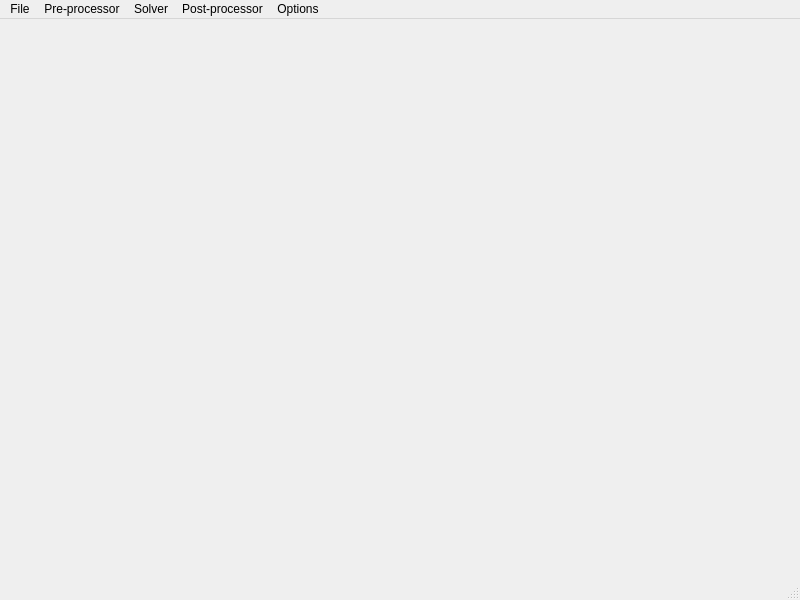
<?xml version="1.0" encoding="UTF-8"?>
<ui version="4.0">
 <class>MainWindow</class>
 <widget class="QMainWindow" name="MainWindow">
  <property name="geometry">
   <rect>
    <x>0</x>
    <y>0</y>
    <width>800</width>
    <height>600</height>
   </rect>
  </property>
  <property name="windowTitle">
   <string>Muri v0.0.1</string>
  </property>
  <widget class="QWidget" name="centralwidget"/>
  <widget class="QStatusBar" name="statusbar"/>
  <widget class="QMenuBar" name="menubar">
   <property name="geometry">
    <rect>
     <x>0</x>
     <y>0</y>
     <width>800</width>
     <height>17</height>
    </rect>
   </property>
   <widget class="QMenu" name="menuFile">
    <property name="title">
     <string>File</string>
    </property>
    <addaction name="actionExit"/>
   </widget>
   <widget class="QMenu" name="menuOptions">
    <property name="title">
     <string>Options</string>
    </property>
   </widget>
   <widget class="QMenu" name="menuPreprocessor">
    <property name="title">
     <string>Pre-processor</string>
    </property>
    <addaction name="actionShow"/>
   </widget>
   <widget class="QMenu" name="menuPost_processor">
    <property name="title">
     <string>Post-processor</string>
    </property>
    <addaction name="actionShow_3"/>
   </widget>
   <widget class="QMenu" name="menuSolver">
    <property name="title">
     <string>Solver</string>
    </property>
    <addaction name="actionShow_2"/>
   </widget>
   <addaction name="menuFile"/>
   <addaction name="menuPreprocessor"/>
   <addaction name="menuSolver"/>
   <addaction name="menuPost_processor"/>
   <addaction name="menuOptions"/>
  </widget>
  <action name="actionExit">
   <property name="text">
    <string>Exit</string>
   </property>
  </action>
  <action name="actionShow">
   <property name="text">
    <string>Show</string>
   </property>
  </action>
  <action name="actionShow_2">
   <property name="text">
    <string>Show</string>
   </property>
  </action>
  <action name="actionShow_3">
   <property name="text">
    <string>Show</string>
   </property>
  </action>
 </widget>
 <resources/>
 <connections/>
</ui>
